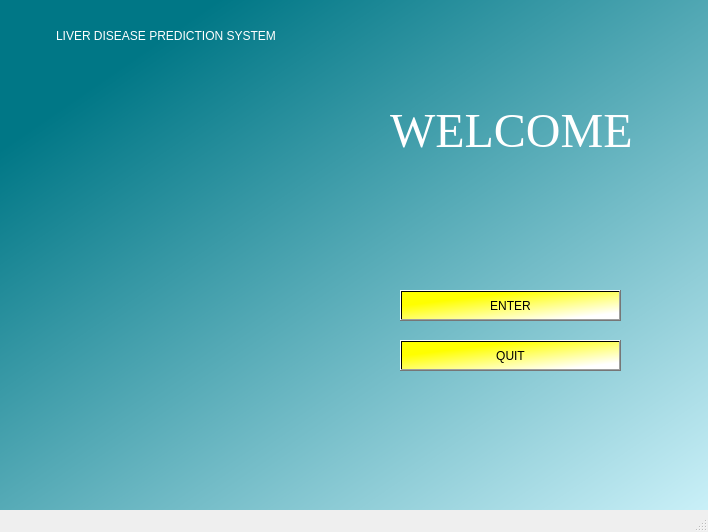
<?xml version="1.0" encoding="UTF-8"?>
<ui version="4.0">
 <class>MainWindow</class>
 <widget class="QMainWindow" name="MainWindow">
  <property name="geometry">
   <rect>
    <x>0</x>
    <y>0</y>
    <width>708</width>
    <height>532</height>
   </rect>
  </property>
  <property name="windowTitle">
   <string>MainWindow</string>
  </property>
  <property name="styleSheet">
   <string notr="true">QWidget#centralwidget{
background-color:qlineargradient(spread:pad, x1:0.170227, y1:0.131, x2:1, y2:1, stop:0 rgba(0, 119, 134, 255), stop:1 rgba(202, 240, 248, 255));}</string>
  </property>
  <widget class="QWidget" name="centralwidget">
   <widget class="QLabel" name="label">
    <property name="geometry">
     <rect>
      <x>390</x>
      <y>100</y>
      <width>241</width>
      <height>61</height>
     </rect>
    </property>
    <property name="font">
     <font>
      <family>Times New Roman</family>
      <pointsize>36</pointsize>
      <weight>50</weight>
      <italic>false</italic>
      <bold>false</bold>
     </font>
    </property>
    <property name="styleSheet">
     <string notr="true">font: 36pt &quot;Times New Roman&quot;;color:white</string>
    </property>
    <property name="text">
     <string>WELCOME</string>
    </property>
    <property name="scaledContents">
     <bool>false</bool>
    </property>
   </widget>
   <widget class="QPushButton" name="pushButton">
    <property name="geometry">
     <rect>
      <x>400</x>
      <y>290</y>
      <width>221</width>
      <height>31</height>
     </rect>
    </property>
    <property name="styleSheet">
     <string notr="true">background-color:qlineargradient(spread:pad, x1:0.091, y1:0.107955, x2:0.965909, y2:0.966, stop:0.181818 rgba(255, 255, 0, 255), stop:0.903409 rgba(255, 255, 255, 255));
font: 20pt &quot;Times New Roman&quot;;</string>
    </property>
    <property name="text">
     <string>ENTER</string>
    </property>
   </widget>
   <widget class="QPushButton" name="pushButton_2">
    <property name="geometry">
     <rect>
      <x>400</x>
      <y>340</y>
      <width>221</width>
      <height>31</height>
     </rect>
    </property>
    <property name="styleSheet">
     <string notr="true">font: 18pt &quot;Times New Roman&quot;;background-color:qlineargradient(spread:pad, x1:0.091, y1:0.107955, x2:0.965909, y2:0.966, stop:0.181818 rgba(255, 255, 0, 255), stop:0.903409 rgba(255, 255, 255, 255));</string>
    </property>
    <property name="text">
     <string>QUIT</string>
    </property>
   </widget>
   <widget class="QLabel" name="label_2">
    <property name="geometry">
     <rect>
      <x>30</x>
      <y>60</y>
      <width>291</width>
      <height>421</height>
     </rect>
    </property>
    <property name="text">
     <string/>
    </property>
    <property name="pixmap">
     <pixmap resource="images.qrc">:/liverimages/liver_smaller.jpg</pixmap>
    </property>
    <property name="scaledContents">
     <bool>true</bool>
    </property>
   </widget>
   <widget class="QLabel" name="label_3">
    <property name="geometry">
     <rect>
      <x>56</x>
      <y>20</y>
      <width>611</width>
      <height>31</height>
     </rect>
    </property>
    <property name="styleSheet">
     <string notr="true">color:rgb(255, 255, 255);font: 25pt &quot;Traditional Arabic&quot;;</string>
    </property>
    <property name="text">
     <string>LIVER DISEASE PREDICTION SYSTEM</string>
    </property>
   </widget>
  </widget>
  <widget class="QMenuBar" name="menubar">
   <property name="geometry">
    <rect>
     <x>0</x>
     <y>0</y>
     <width>708</width>
     <height>21</height>
    </rect>
   </property>
  </widget>
  <widget class="QStatusBar" name="statusbar"/>
 </widget>
 <resources>
  <include location="images.qrc"/>
 </resources>
 <connections/>
</ui>
